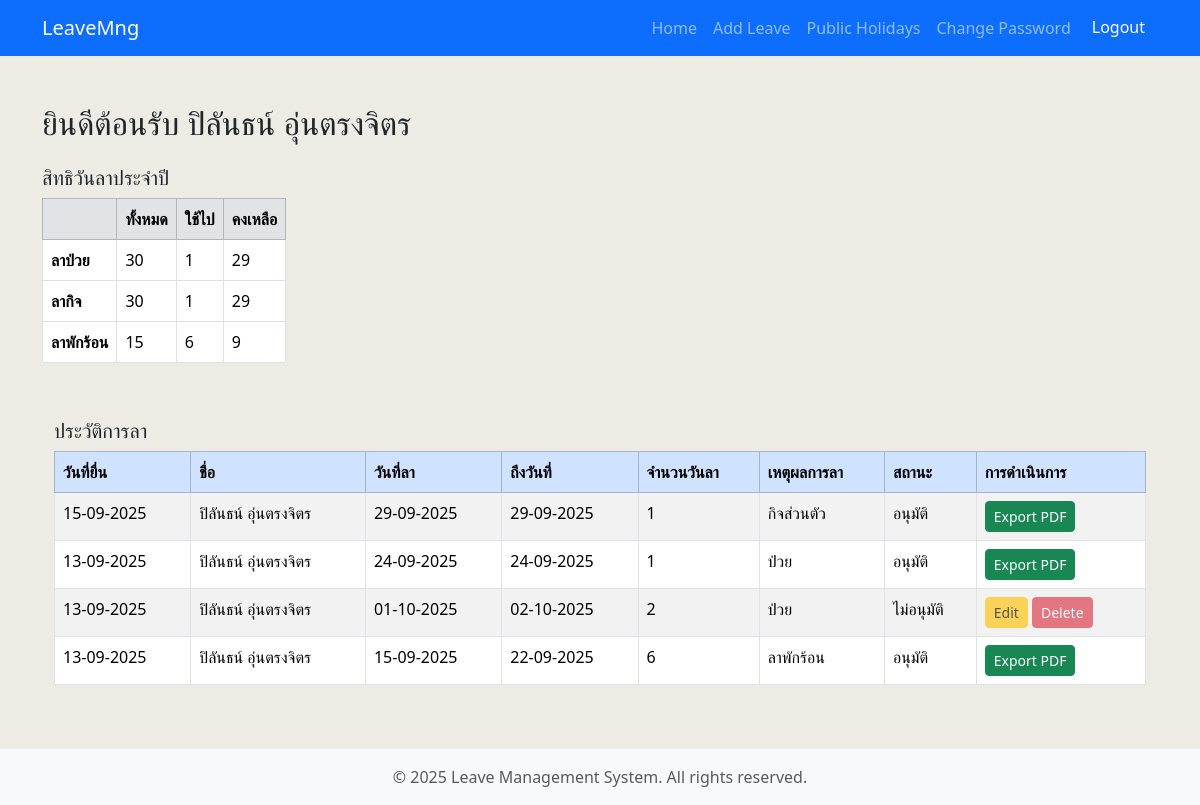
The page / (signed in) on the database as committed earlier.
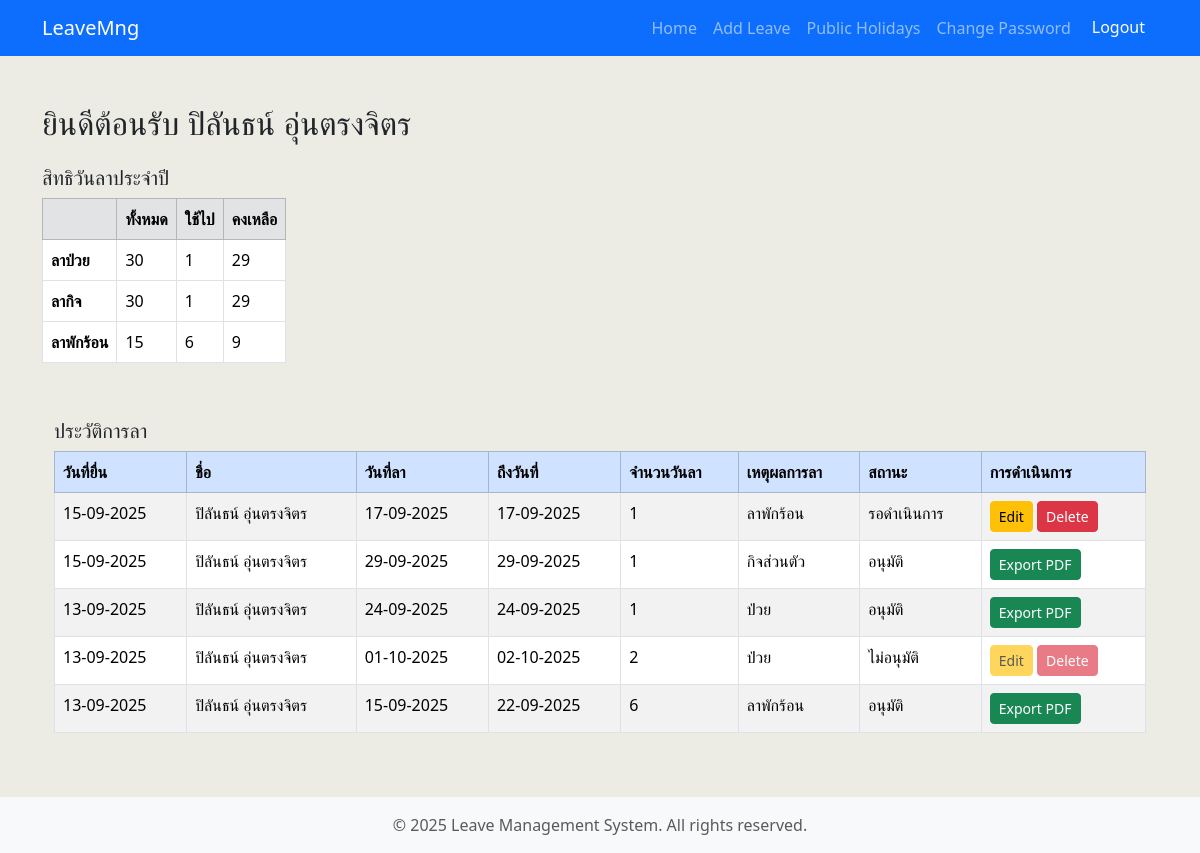
The same page on the database as committed later.
### leaveapp/models.py (models this page shows, shortened)
class Leave_Detail(models.Model):
    REASON_CHOICES = [
        ("ป่วย", "ป่วย"),
        ("กิจส่วนตัว", "กิจส่วนตัว"),
        ("ลาพักร้อน", "ลาพักร้อน"),
    ]
    STATUS_CHOICES = [
        ("รอดำเนินการ", "รอดำเนินการ"),
        ("อนุมัติ", "อนุมัติ"),
        ("ไม่อนุมัติ", "ไม่อนุมัติ"),
    ]
    name = models.CharField(max_length=150)
    submit_date = models.DateField(default=datetime.date.today)
    leave_date_from = models.DateField()
    leave_date_to = models.DateField()
    leave_days_count = models.IntegerField(default=0)
    reason = models.CharField(max_length=50, choices=REASON_CHOICES)
    document = models.FileField(upload_to="leave_documents/", blank=True, null=True)
    status = models.CharField(
        max_length=20, default="รอดำเนินการ", choices=STATUS_CHOICES
    )
    remarks = models.TextField(blank=True, null=True)

### leaveapp/views.py (the view)
# urls.py: path("", views.home, name="home"),
@login_required(login_url="login")
def home(request):
    if (
        request.user.is_authenticated
        and request.user.groups.filter(name="leaveAdmin").exists()
    ):
        return redirect("approve_leave")
    profile = Profile.objects.get(user=request.user)
    leave_history = Leave_Detail.objects.filter(
        name=request.user.get_full_name()
    ).order_by("-submit_date", "-id")
    return render(
        request,
        "leaveapp/home.html",
        {
            "profile": profile,
            "leave_history": leave_history,
            "is_leave_admin": request.user.groups.filter(name="leaveAdmin").exists(),
        },
    )

### templates/leaveapp/home.html (shortened to what this page needs)
{% extends 'leaveapp/layout.html' %}
{% block content %}
  <div class="container pb-5">
    <div class="row">
      <h2 class="mt-5">ยินดีต้อนรับ {{ profile.user.first_name }} {{ profile.user.last_name }}</h2>
      <div class="mb-4 mt-3">
        <h5>สิทธิวันลาประจำปี</h5>
        <div class="table-responsive">
          <table class="table table-bordered w-auto">
            <thead class="table-secondary">
              <tr>
                <th></th>
                <th>ทั้งหมด</th>
                <th>ใช้ไป</th>
                <th>คงเหลือ</th>
              </tr>
            </thead>
            <tbody>
              <tr>
                <th>ลาป่วย</th>
                <td>{{ profile.sick_leave_total }}</td>
                <td>{{ profile.sick_leave_used }}</td>
                <td>{{ profile.sick_leave_remaining }}</td>
              </tr>
              <tr>
                <th>ลากิจ</th>
                <td>{{ profile.absence_leave_total }}</td>
                <td>{{ profile.absence_leave_used }}</td>
                <td>{{ profile.absence_leave_remaining }}</td>
              </tr>
              <tr>
                <th>ลาพักร้อน</th>
                <td>{{ profile.vacation_leave_total }}</td>
                <td>{{ profile.vacation_leave_used }}</td>
                <td>{{ profile.vacation_leave_remaining }}</td>
              </tr>
            </tbody>
          </table>
        </div>
      </div>
    </div>
    <div class="container mt-3">
      <h5 class="mb-2">ประวัติการลา</h5>
      <div class="table-responsive">
        <table class="table table-bordered table-striped">
          <thead class="table-primary">
            <tr>
              <th>วันที่ยื่น</th>
              <th>ชื่อ</th>
              <th>วันที่ลา</th>
              <th>ถึงวันที่</th>
              <th>จำนวนวันลา</th>
              <th>เหตุผลการลา</th>
              <th>สถานะ</th>
              <th>การดำเนินการ</th>
            </tr>
          </thead>
          <tbody>
            {% for leave in leave_history %}
              <tr>
                <td>{{ leave.submit_date|date:'d-m-Y' }}</td>
                <td>{{ leave.name }}</td>
                <td>{{ leave.leave_date_from|date:'d-m-Y' }}</td>
                <td>{{ leave.leave_date_to|date:'d-m-Y' }}</td>
                <td>{{ leave.leave_days_count }}</td>
                <td>{{ leave.reason }}</td>
                <td>{{ leave.status }}</td>
                <td>
                  {% if leave.status == 'อนุมัติ' %}
                    <a href="{% url 'export_leave_pdf' leave.id %}" class="btn btn-success btn-sm">Export PDF</a>
                  {% else %}
                    {% if leave.status == 'รอดำเนินการ' %}
                      <a href="{% url 'edit_leave' leave.id %}" class="btn btn-warning btn-sm">Edit</a>
                      <form method="post" action="{% url 'delete_leave' leave.id %}" style="display:inline;">
                        <button type="submit" class="btn btn-danger btn-sm" onclick="return confirm('Are you sure you want to delete this leave?');">Delete</button>
                      </form>
                    {% else %}
                      <a href="#" class="btn btn-warning btn-sm disabled">Edit</a>
                      <button type="button" class="btn btn-danger btn-sm" disabled>Delete</button>
                    {% endif %}
                  {% endif %}
                </td>
              </tr>
            {% empty %}
              <tr>
                <td colspan="8" class="text-center">No leave history found.</td>
              </tr>
            {% endfor %}
          </tbody>
        </table>
      </div>
    </div>
  </div>
{% endblock %}

Rows that differ between the two databases and show on the page:
added Leave_Detail: submit_date "15-09-2025", name "ปิลันธน์ อุ่นตรงจิตร", leave_date_from "17-09-2025", leave_date_to "17-09-2025", leave_days_count "1", reason "ลาพักร้อน", status "รอดำเนินการ", shows "Edit"
